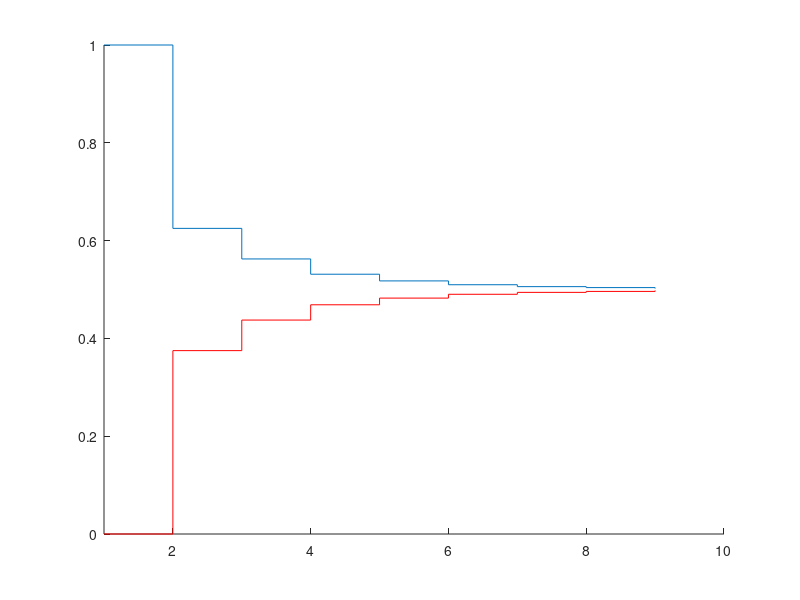
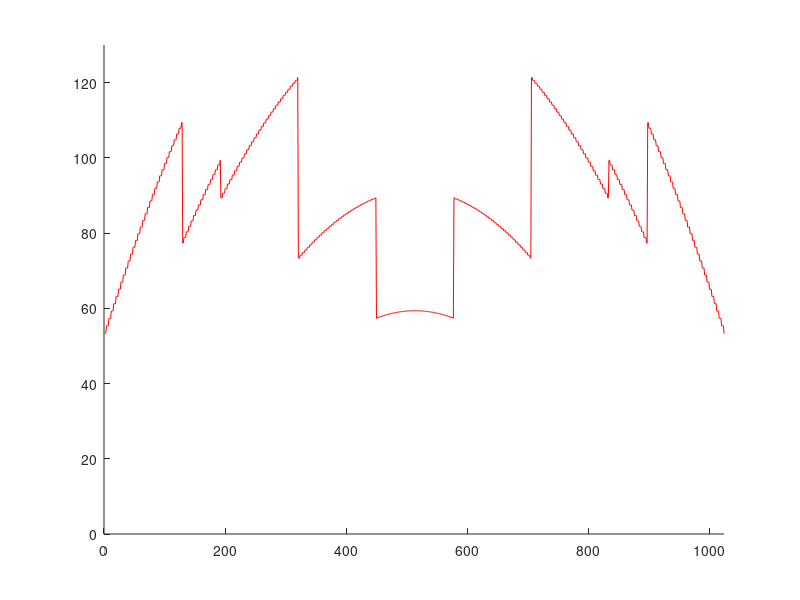

The MATLAB script that drew these images, in order:
% %%%%%%%%%%%%%%%%%%%%%%%%%%%%%%%%%%%%%%%%%%%%%%%%%%%%%%%%%%%%%%%%%%%%%%%%%
% Date: 05/01/2024
% Author: Bruno Canal
% 
% System level switching energy of proposed SAR ADC window switching
%%%%%%%%%%%%%%%%%%%%%%%%%%%%%%%%%%%%%%%%%%%%%%%%%%%%%%%%%%%%%%%%%%%%%%%%%%%

% clear all
% close all
% clc

Cun=1; % 1 for enrgy in CV^2, choose a value for real energy calculation
Vdd=1; % 1 for enrgy in CV^2, choose a value for real energy calculation

Vref=Vdd;
Vcm=Vref/2;
Nbits=10;
LSB=Vref/(2^Nbits);

%%%%%%%%%%%%%%%%%%%%%% CDAC weight distribution %%%%%%%%%%%%%%%%%%%%%%%%%%%
CDAC_P=[192 128 64];
CDAC_N=[192 128 64];
CDAC_P1=[32 16 7 4 2 1 1 1];
CDAC_P2=[32 16 7 4 2 1 1 1];
CDAC_N1=[32 16 7 4 2 1 1 1];
CDAC_N2=[32 16 7 4 2 1 1 1];

Ctot_P=sum(CDAC_P)+sum(CDAC_P1)+sum(CDAC_P2);
Ctot_N=sum(CDAC_N)+sum(CDAC_N1)+sum(CDAC_N2);

numCap=length(CDAC_P)+length(CDAC_P1);

VDAC_P=zeros(1,numCap-2);
VDAC_N=zeros(1,numCap-2);

%%%%%%%%%%%%%%%%%%%%%% Define the switching value %%%%%%%%%%%%%%%%
   
VindArray=(-Vref:Vref/2^(Nbits-1):Vref);
E_switch_thesis=zeros(1,length(VindArray));

for i=1:length(VindArray)
    
    Ecode=0;
    Ep=zeros(1,numCap);
    En=zeros(1,numCap); 
    
    InputValue=VindArray(i);
    
    Pswitch=zeros(1,length(CDAC_P));
    Nswitch=zeros(1,length(CDAC_P));
    P1switch=zeros(1,length(CDAC_P1));
    P2switch=ones(1,length(CDAC_P2));
    N1switch=zeros(1,length(CDAC_N1));
    N2switch=ones(1,length(CDAC_N2));
    
    DvP=zeros(1, numCap);
    DvN=zeros(1, numCap);
    DvP1=zeros(1, numCap);
    DvN1=zeros(1, numCap);
    
    %%% Sampling %%%
    
    Vp=Vcm;
    Vn=Vcm;
    Vbp0_DACP=ones(1,length(CDAC_P))*(Vcm+InputValue/2);
    Vbp0_DACN=ones(1,length(CDAC_P))*(Vcm-InputValue/2);
    Vbp0_DACP1=ones(1,length(CDAC_P1))*(Vcm+InputValue/2);
    Vbp0_DACP2=ones(1,length(CDAC_P1))*(Vcm+InputValue/2);
    Vbp0_DACN1=ones(1,length(CDAC_P1))*(Vcm-InputValue/2);
    Vbp0_DACN2=ones(1,length(CDAC_P1))*(Vcm-InputValue/2); 

    Vbpf_DACP=Vcm+Pswitch*Vcm;
    Vbpf_DACN=Vcm+Nswitch*Vcm;
    Vbpf_DACP1=P1switch*Vref;
    Vbpf_DACP2=P2switch*Vref;
    Vbpf_DACN1=N1switch*Vref;
    Vbpf_DACN2=N2switch*Vref;

    VDAC_P(1)=Vp;
    VDAC_N(1)=Vn;
    
    Vp=VDAC_P(1)+((sum(CDAC_P.*(Vbpf_DACP-Vbp0_DACP))+sum(CDAC_P1.*(Vbpf_DACP1-Vbp0_DACP1))+sum(CDAC_P2.*(Vbpf_DACP2-Vbp0_DACP2)))/Ctot_P);
    Vn=VDAC_N(1)+((sum(CDAC_N.*(Vbpf_DACN-Vbp0_DACN))+sum(CDAC_N1.*(Vbpf_DACN1-Vbp0_DACN1))+sum(CDAC_N2.*(Vbpf_DACN2-Vbp0_DACN2)))/Ctot_N);
   
    Vd=Vp-Vn;

    %%% Window Swithcing %%%  
    
    %%% First SAR Cycle
    
    if (InputValue>(5*Vref/8)) || (InputValue<(-5*Vref/8))
       TDC=0;
       if Vd<0
           binVal(1)=1;
           Pswitch(1:3)=1; 
           Nswitch(1:3)=-1;
       else
           binVal(1)=0;
           Pswitch(1:3)=-1;
           Nswitch(1:3)=1;  
       end
       Vbp0_DACP=Vbpf_DACP;
       Vbp0_DACN=Vbpf_DACN;
       Vbp0_DACP1=Vbpf_DACP1;
       Vbp0_DACP2=Vbpf_DACP2;
       Vbp0_DACN1=Vbpf_DACN1;
       Vbp0_DACN2=Vbpf_DACN2;
       
       Vbpf_DACP=Vcm+Pswitch*Vcm;
       Vbpf_DACN=Vcm+Nswitch*Vcm;
       Vbpf_DACP1=P1switch*Vref;
       Vbpf_DACP2=P2switch*Vref;
       Vbpf_DACN1=N1switch*Vref;
       Vbpf_DACN2=N2switch*Vref;
       
       VDAC_P(1)=Vp;
       VDAC_N(1)=Vn;
       
       Vp=VDAC_P(1)+((sum(CDAC_P.*(Vbpf_DACP-Vbp0_DACP))+sum(CDAC_P1.*(Vbpf_DACP1-Vbp0_DACP1))+sum(CDAC_P2.*(Vbpf_DACP2-Vbp0_DACP2)))/Ctot_P);
       Vn=VDAC_N(1)+((sum(CDAC_N.*(Vbpf_DACN-Vbp0_DACN))+sum(CDAC_N1.*(Vbpf_DACN1-Vbp0_DACN1))+sum(CDAC_N2.*(Vbpf_DACN2-Vbp0_DACN2)))/Ctot_N);
            
    elseif (InputValue>(3*Vref/8)) || (InputValue<(-3*Vref/8))
        TDC=1;
        if Vd<0
           binVal(1)=1;
           Pswitch(2:3)=1; 
           Nswitch(2:3)=-1;
        else
           binVal(1)=0;
           Pswitch(2:3)=-1;
           Nswitch(2:3)=1;  
        end
        Vbp0_DACP=Vbpf_DACP;
        Vbp0_DACN=Vbpf_DACN;
        Vbp0_DACP1=Vbpf_DACP1;
        Vbp0_DACP2=Vbpf_DACP2;
        Vbp0_DACN1=Vbpf_DACN1;
        Vbp0_DACN2=Vbpf_DACN2;
        
        Vbpf_DACP=Vcm+Pswitch*Vcm;
        Vbpf_DACN=Vcm+Nswitch*Vcm;
        Vbpf_DACP1=P1switch*Vref;
        Vbpf_DACP2=P2switch*Vref;
        Vbpf_DACN1=N1switch*Vref;
        Vbpf_DACN2=N2switch*Vref;
        
        VDAC_P(1)=Vp;
        VDAC_N(1)=Vn;
        
        Vp=VDAC_P(1)+((sum(CDAC_P.*(Vbpf_DACP-Vbp0_DACP))+sum(CDAC_P1.*(Vbpf_DACP1-Vbp0_DACP1))+sum(CDAC_P2.*(Vbpf_DACP2-Vbp0_DACP2)))/Ctot_P);
        Vn=VDAC_N(1)+((sum(CDAC_N.*(Vbpf_DACN-Vbp0_DACN))+sum(CDAC_N1.*(Vbpf_DACN1-Vbp0_DACN1))+sum(CDAC_N2.*(Vbpf_DACN2-Vbp0_DACN2)))/Ctot_N);

    else    
        TDC=2;
        if Vd<0
           binVal(1)=1;
           Pswitch(3)=1; 
           Nswitch(3)=-1;
        else
           binVal(1)=0;
           Pswitch(3)=-1;
           Nswitch(3)=1;  
        end
        
        Vbp0_DACP=Vbpf_DACP;
        Vbp0_DACN=Vbpf_DACN;
        Vbp0_DACP1=Vbpf_DACP1;
        Vbp0_DACP2=Vbpf_DACP2;
        Vbp0_DACN1=Vbpf_DACN1;
        Vbp0_DACN2=Vbpf_DACN2;
        
        Vbpf_DACP=Vcm+Pswitch*Vcm;
        Vbpf_DACN=Vcm+Nswitch*Vcm;
        Vbpf_DACP1=P1switch*Vref;
        Vbpf_DACP2=P2switch*Vref;
        Vbpf_DACN1=N1switch*Vref;
        Vbpf_DACN2=N2switch*Vref;
        
        VDAC_P(1)=Vp;
        VDAC_N(1)=Vn;
        
        Vp=VDAC_P(1)+((sum(CDAC_P.*(Vbpf_DACP-Vbp0_DACP))+sum(CDAC_P1.*(Vbpf_DACP1-Vbp0_DACP1))+sum(CDAC_P2.*(Vbpf_DACP2-Vbp0_DACP2)))/Ctot_P);
        Vn=VDAC_N(1)+((sum(CDAC_N.*(Vbpf_DACN-Vbp0_DACN))+sum(CDAC_N1.*(Vbpf_DACN1-Vbp0_DACN1))+sum(CDAC_N2.*(Vbpf_DACN2-Vbp0_DACN2)))/Ctot_N);
        
    end
    
    DvP=(Vp-Vbpf_DACP)-(VDAC_P(1)-Vbp0_DACP);
    DvN=(Vn-Vbpf_DACN)-(VDAC_N(1)-Vbp0_DACN);
    DvP1=(Vp-Vbpf_DACP1)-(VDAC_P(1)-Vbp0_DACP1);
    DvN1=(Vn-Vbpf_DACN1)-(VDAC_N(1)-Vbp0_DACN1);
    DvP2=(Vp-Vbpf_DACP2)-(VDAC_P(1)-Vbp0_DACP2);
    DvN2=(Vn-Vbpf_DACN2)-(VDAC_N(1)-Vbp0_DACN2);
    
    Ep=[-(Vbpf_DACP.*CDAC_P).*DvP -(Vbpf_DACP1.*CDAC_P1).*DvP1-(Vbpf_DACP2.*CDAC_P2).*DvP2];
    En=[-(Vbpf_DACN.*CDAC_N).*DvN -(Vbpf_DACN1.*CDAC_N1).*DvN1-(Vbpf_DACN2.*CDAC_N2).*DvN2];      
      
    Vd=Vp-Vn;
    Ecode=Ecode+sum(Ep)+sum(En);
    
    %%% Remaining SAR Cycles

    for capIndex=1:length(CDAC_P1)
        bitIndex=capIndex+1;
        
        DvP=zeros(1, length(CDAC_P));
        DvN=zeros(1, length(CDAC_P));
        DvP1=zeros(1, length(CDAC_P1));
        DvN1=zeros(1, length(CDAC_N1));
        DvP2=zeros(1, length(CDAC_P2));
        DvN2=zeros(1, length(CDAC_N2));
        
        if Vd<0
            binVal(bitIndex)=1;   
            P1switch(capIndex)=1;
            if capIndex ~= numCap
                N2switch(capIndex)=0;
            end
        else
            binVal(bitIndex)=0;
            N1switch(capIndex)=1;   
            if capIndex ~= numCap
                P2switch(capIndex)=0;
            end            
        end
        %%%%%%%% CRS %%%%%%%%%%%
        if (bitIndex==2 && (binVal(1) ~= binVal(2)))
            
            Pswitch(3)=0;
            Nswitch(3)=0;
            P1switch(1)=0;
            P2switch(1)=1;
            N1switch(1)=0;
            N2switch(1)=1;
        end
        %%%%%%%%%%%%%%%%%%%%%%%%%

        Vbp0_DACP=Vbpf_DACP;
        Vbp0_DACN=Vbpf_DACN;
        Vbp0_DACP1=Vbpf_DACP1;
        Vbp0_DACP2=Vbpf_DACP2;
        Vbp0_DACN1=Vbpf_DACN1;
        Vbp0_DACN2=Vbpf_DACN2;

        Vbpf_DACP=Vcm+Pswitch*Vcm;
        Vbpf_DACN=Vcm+Nswitch*Vcm;
        Vbpf_DACP1=P1switch*Vref;
        Vbpf_DACP2=P2switch*Vref;
        Vbpf_DACN1=N1switch*Vref;
        Vbpf_DACN2=N2switch*Vref;

        VDAC_P(bitIndex)=Vp;
        VDAC_N(bitIndex)=Vn;

        Vp=VDAC_P(bitIndex)+((sum(CDAC_P.*(Vbpf_DACP-Vbp0_DACP))+sum(CDAC_P1.*(Vbpf_DACP1-Vbp0_DACP1))+sum(CDAC_P2.*(Vbpf_DACP2-Vbp0_DACP2)))/Ctot_P);
        Vn=VDAC_N(bitIndex)+((sum(CDAC_N.*(Vbpf_DACN-Vbp0_DACN))+sum(CDAC_N1.*(Vbpf_DACN1-Vbp0_DACN1))+sum(CDAC_N2.*(Vbpf_DACN2-Vbp0_DACN2)))/Ctot_N);
        
        DvP=(Vp-Vbpf_DACP)-(VDAC_P(bitIndex)-Vbp0_DACP);
        DvN=(Vn-Vbpf_DACN)-(VDAC_N(bitIndex)-Vbp0_DACN);
        DvP1=(Vp-Vbpf_DACP1)-(VDAC_P(bitIndex)-Vbp0_DACP1);
        DvN1=(Vn-Vbpf_DACN1)-(VDAC_N(bitIndex)-Vbp0_DACN1);
        DvP2=(Vp-Vbpf_DACP2)-(VDAC_P(bitIndex)-Vbp0_DACP2);
        DvN2=(Vn-Vbpf_DACN2)-(VDAC_N(bitIndex)-Vbp0_DACN2);
       
        Ep=[-(Vbpf_DACP.*CDAC_P).*DvP -(Vbpf_DACP1.*CDAC_P1).*DvP1-(Vbpf_DACP2.*CDAC_P2).*DvP2];
        En=[-(Vbpf_DACN.*CDAC_N).*DvN -(Vbpf_DACN1.*CDAC_N1).*DvN1-(Vbpf_DACN2.*CDAC_N2).*DvN2];         

        Vd=Vp-Vn;
     
        Ecode=Ecode+sum(Ep)+sum(En);

    end

     E_switch_thesis(i)=Ecode;
end

Avg_energy_thesis=mean(E_switch_thesis)
   
%%%%%%%%%%%%%%% VDAC Sequence %%%%%%%%%%%%%%%%%%%%%%%%%     
figure(1) 
hold on
stairs(VDAC_P,'r')
stairs(VDAC_N)
axis([1 10  0 1])
hold off

%%%%%%%%%%%%%%% Switching Energy %%%%%%%%%%%%%%%%%%%%%%%%%    
figure(2)
hold on
plot(E_switch_thesis,'r')
 axis([0 1024 0 130])
hold off

    
    